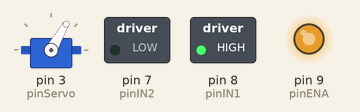
Bench run of a sketch on a simulated Arduino Uno, built with avr-gcc and run on an emulated ATmega328P. Shown: servo, switched loads named in the sketch (green lamp = pin HIGH), output pins drawn as LEDs (lit = HIGH).

Above: at 0.05 s.
At 1.75 s:
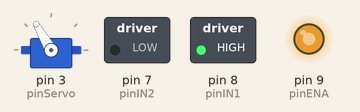
At 2.5 s:
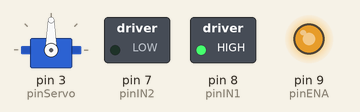
At 3.5 s:
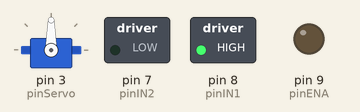
Timing chart, 0 to 4.0 s (numbered marks = the images above):
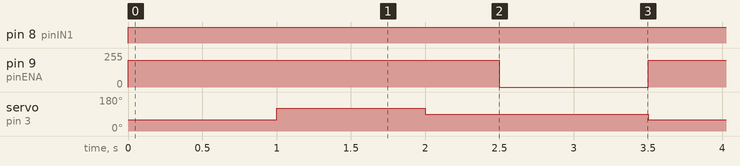

Measured:
- by itself, pin 8 (pinIN1): LOW → HIGH at 0.00 s
- by itself, pin 9 (pinENA): alternates 200/255 for 2.5 s and 0/255 for 1.0 s
- by itself, servo on pin 3 (pinServo): repeats every 3.5 s: 90° 1.5 s, 60° 1.0 s, 120° 1.0 s

The sketch:

rover_wheel.ino
```cpp
#include <Servo.h>

Servo sterzo;
const int pinENA = 9;
const int pinIN1 = 8;
const int pinIN2 = 7;
const int pinServo = 3;

void setup() {
  pinMode(pinENA, OUTPUT);
  pinMode(pinIN1, OUTPUT);
  pinMode(pinIN2, OUTPUT);
  sterzo.attach(pinServo);
  sterzo.write(90); // Sterzo diritta
}

void loop() {
  // Avanza
  digitalWrite(pinIN1, HIGH);
  digitalWrite(pinIN2, LOW);
  analogWrite(pinENA, 200); // Velocità 0–255

  // Sterza a sinistra
  sterzo.write(60);
  delay(1000);

  // Sterza a destra
  sterzo.write(120);
  delay(1000);

  // Ritorna centro
  sterzo.write(90);
  delay(500);

  // Ferma
  analogWrite(pinENA, 0);
  delay(1000);
}
```
